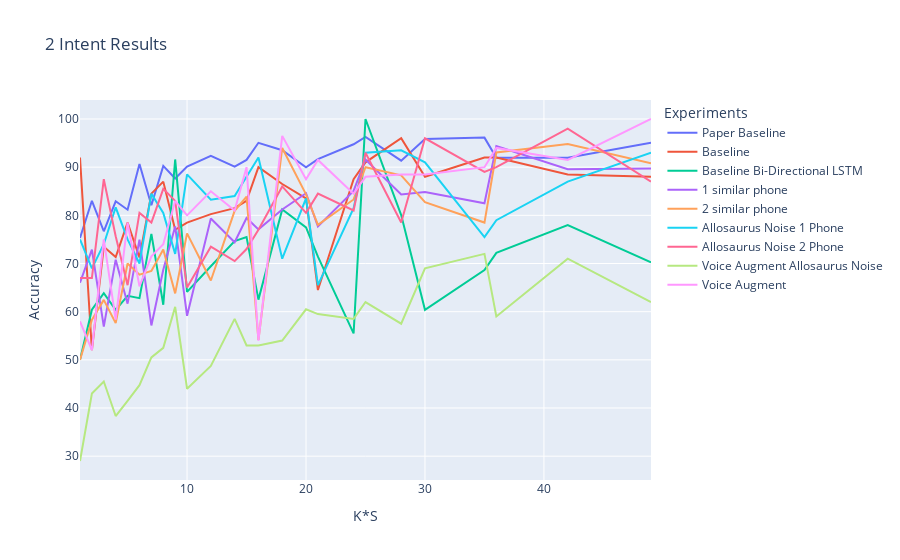

Here is the notebook cell this chart was saved with:
### Code cell
fig = go.Figure()
baseline_compare = ['Paper Baseline', "Baseline"]
most_probable = ['Allosaurus Noise 1 Phone', 'Allosaurus Noise 2 Phone', 'Baseline']
similar = ['1 similar phone', '2 similar phone', 'Baseline']
voice = ['Voice Augment', 'Baseline']
voice_most = ['Voice Augment Allosaurus Noise', 'Baseline']


for col in list(intent_2.columns):
    fig.add_trace(go.Scatter(x = k, y= intent_2[col], name=col))
fig.update_layout(
    title="2 Intent Results",
    xaxis_title="K*S",
    yaxis_title="Accuracy",
    legend_title="Experiments",
)
fig.show()

### Figure 1 — Plotly figure (JSON) as saved in the notebook; plotly's stock layout.template omitted (floating-point values rounded to 4 significant figures)
{"data": [{"name": "Paper Baseline", "type": "scatter", "x": [1, 2, 3, 4, 5, 6, 7, 8, 9, 10, 12, 14, 15, 16, 18, 20, 21, 24, 25, 28, 30, 35, 36, 42, 49], "y": [75.3, 83.02, 76.7, 82.92, 81.17, 90.66, 82.1, 90.27, 87.65, 90.12, 92.36, 90.12, 91.51, 95.06, 93.51, 89.97, 91.66, 94.75, 96.29, 91.36, 95.83, 96.13, 91.97, 91.97, 95.06]}, {"name": "Baseline", "type": "scatter", "x": [1, 2, 3, 4, 5, 6, 7, 8, 9, 10, 12, 14, 15, 16, 18, 20, 21, 24, 25, 28, 30, 35, 36, 42, 49], "y": [92, 52, 73.5, 71.33, 78.5, 71.25, 84.5, 87, 77, 78.5, 80.25, 81.5, 83, 90, 86.5, 83.5, 64.5, 87.5, 91, 96, 88, 92, 92, 88.5, 88]}, {"name": "Baseline Bi-Directional LSTM", "type": "scatter", "x": [1, 2, 3, 4, 5, 6, 7, 8, 9, 10, 12, 14, 15, 16, 18, 20, 21, 24, 25, 28, 30, 35, 36, 42, 49], "y": [50, 60.4, 63.85, 60.39, 63.3, 62.8, 76.15, 61.44, 91.6, 64.1, 69.42, 74.65, 75.5, 62.5, 81.22, 77.5, 71.41, 55.5, 100, 80.05, 60.38, 68.65, 72.2, 77.95, 70.23]}, {"name": "1 similar phone", "type": "scatter", "x": [1, 2, 3, 4, 5, 6, 7, 8, 9, 10, 12, 14, 15, 16, 18, 20, 21, 24, 25, 28, 30, 35, 36, 42, 49], "y": [66, 72.9, 56.9, 70.8, 61.67, 74.96, 57.14, 68.72, 77.7, 59.15, 79.33, 74.4, 79.44, 77.08, 81.22, 84.58, 77.7, 85.07, 91.6, 84.35, 84.84, 82.5, 94.4, 89.58, 89.7]}, {"name": "2 similar phone", "type": "scatter", "x": [1, 2, 3, 4, 5, 6, 7, 8, 9, 10, 12, 14, 15, 16, 18, 20, 21, 24, 25, 28, 30, 35, 36, 42, 49], "y": [50, 58.3, 62.45, 57.63, 70, 67.68, 68.45, 72.9, 63.8, 76.25, 66.47, 80.94, 83.89, 54.16, 93.98, 84.35, 78.01, 83.3, 90, 88.3, 82.75, 78.5, 93.05, 94.82, 90.8]}, {"name": "Allosaurus Noise 1 Phone", "type": "scatter", "x": [1, 2, 3, 4, 5, 6, 7, 8, 9, 10, 12, 14, 15, 16, 18, 20, 21, 24, 25, 28, 30, 35, 36, 42, 49], "y": [75, 69, 74, 81.67, 75, 70, 84.5, 80.5, 72, 88.5, 83.25, 84.0, 88.0, 92, 71, 83.5, 65.5, 81.5, 93, 93.5, 91.0, 75.5, 79, 87, 93]}, {"name": "Allosaurus Noise 2 Phone", "type": "scatter", "x": [1, 2, 3, 4, 5, 6, 7, 8, 9, 10, 12, 14, 15, 16, 18, 20, 21, 24, 25, 28, 30, 35, 36, 42, 49], "y": [67, 67, 87.5, 75.67, 65.5, 80.5, 78.5, 85.5, 83, 65, 73.5, 70.5, 73, 77, 86, 80.5, 84.5, 81, 93, 78.5, 96, 89, 90, 98, 87]}, {"name": "Voice Augment Allosaurus Noise", "type": "scatter", "x": [1, 2, 3, 4, 5, 6, 7, 8, 9, 10, 12, 14, 15, 16, 18, 20, 21, 24, 25, 28, 30, 35, 36, 42, 49], "y": [29.0, 43, 45.5, 38.33, 41.5, 44.75, 50.5, 52.5, 61, 44.0, 48.75, 58.5, 53, 53, 54, 60.5, 59.5, 58.5, 62, 57.5, 69, 72, 59, 71, 62]}, {"name": "Voice Augment", "type": "scatter", "x": [1, 2, 3, 4, 5, 6, 7, 8, 9, 10, 12, 14, 15, 16, 18, 20, 21, 24, 25, 28, 30, 35, 36, 42, 49], "y": [58.0, 52, 75, 58.33, 78.5, 65.25, 71.5, 74, 83, 80, 85, 81, 90, 54, 96.5, 87.5, 91.5, 84.5, 88, 88.5, 88.5, 90.0, 94, 91.5, 100]}], "layout": {"legend": {"title": {"text": "Experiments"}}, "title": {"text": "2 Intent Results"}, "xaxis": {"title": {"text": "K*S"}}, "yaxis": {"title": {"text": "Accuracy"}}}}
